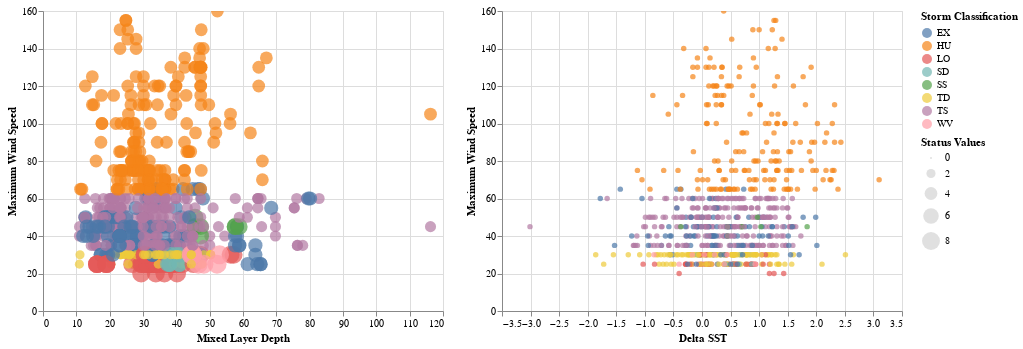

Notebook cell for this chart:
### Code cell
selection = alt.selection(type='multi', fields=['Storm Classification'])

mld_viz = alt.Chart(data).mark_circle().encode(
    x = 'Mixed Layer Depth',
    y = 'Maximum Wind Speed',
    color = alt.condition(selection, 'Storm Classification', alt.value('lightgrey')),
    size = 'Status Values',
    tooltip = ['Name', 'Maximum Wind Speed', 'Mixed Layer Depth', 'Status Values']
).add_selection(selection).interactive()

sst_viz = alt.Chart(data).mark_circle().encode(
    x = 'Delta SST',
    y = 'Maximum Wind Speed',
    color = 'Storm Classification',
    tooltip = ['Name', 'Delta SST', 'Maximum Wind Speed']
).transform_filter(selection).interactive()

mld_viz | sst_viz

### Figure 1 — Vega-Lite specification as saved in the notebook (floating-point values rounded to 4 significant figures; data arrays with more than 128 entries replaced by an {"elided": "..."} marker saying what was removed)
{"config": {"view": {"continuousWidth": 400, "continuousHeight": 300}}, "hconcat": [{"mark": "circle", "encoding": {"color": {"condition": {"type": "nominal", "field": "Storm Classification", "selection": "selector010"}, "value": "lightgrey"}, "size": {"type": "quantitative", "field": "Status Values"}, "tooltip": [{"type": "nominal", "field": "Name"}, {"type": "quantitative", "field": "Maximum Wind Speed"}, {"type": "quantitative", "field": "Mixed Layer Depth"}, {"type": "quantitative", "field": "Status Values"}], "x": {"type": "quantitative", "field": "Mixed Layer Depth"}, "y": {"type": "quantitative", "field": "Maximum Wind Speed"}}, "selection": {"selector010": {"type": "multi", "fields": ["Storm Classification"]}, "selector011": {"type": "interval", "bind": "scales", "encodings": ["x", "y"]}}}, {"mark": "circle", "encoding": {"color": {"type": "nominal", "field": "Storm Classification"}, "tooltip": [{"type": "nominal", "field": "Name"}, {"type": "quantitative", "field": "Delta SST"}, {"type": "quantitative", "field": "Maximum Wind Speed"}], "x": {"type": "quantitative", "field": "Delta SST"}, "y": {"type": "quantitative", "field": "Maximum Wind Speed"}}, "selection": {"selector012": {"type": "interval", "bind": "scales", "encodings": ["x", "y"]}}, "transform": [{"filter": {"selection": "selector010"}}]}], "data": {"name": "data-89103493212f4bebc2fa0b3f0294c3fa"}, "$schema": "https://vega.github.io/schema/vega-lite/v4.8.1.json", "datasets": {"data-89103493212f4bebc2fa0b3f0294c3fa": {"elided": "808 records"}}}
